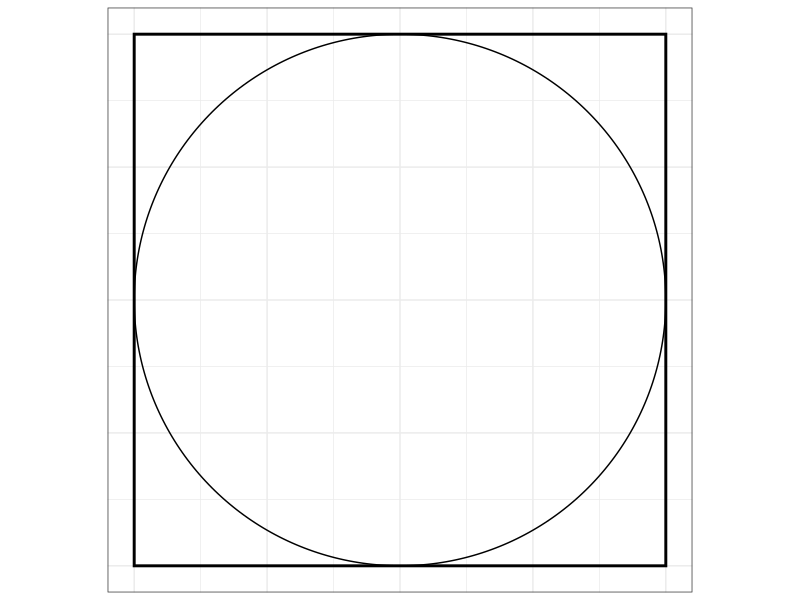
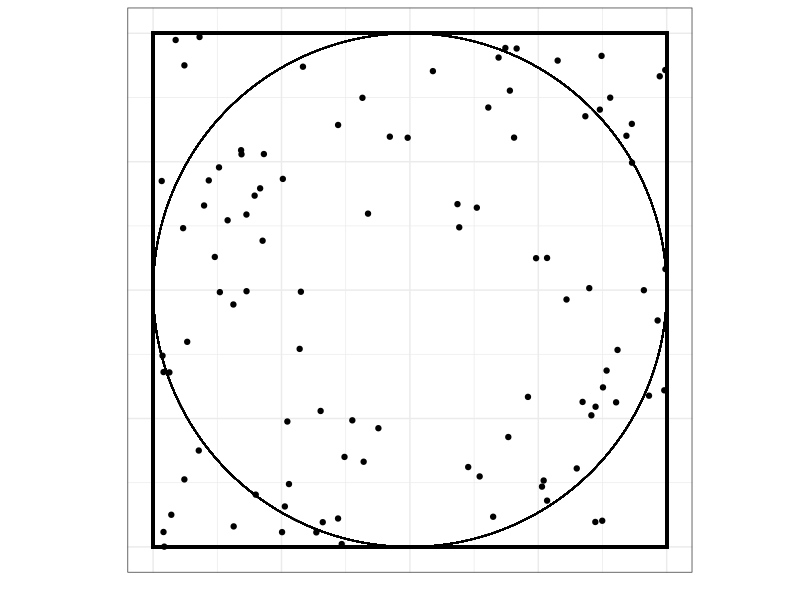
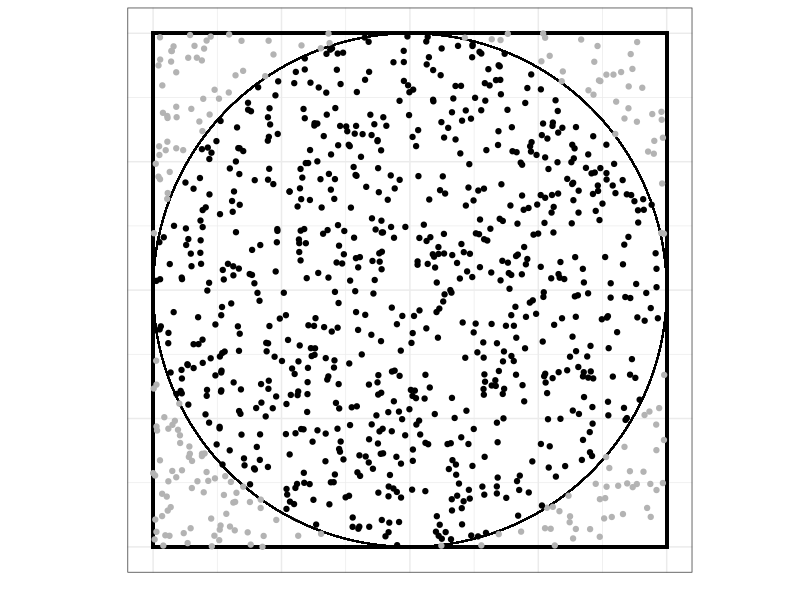

Generate these figures, in order, with R:
## ---- chunk 1
knitr::opts_chunk$set(echo = FALSE, eval = TRUE, message = FALSE, warning = FALSE)
## ---- chunk 2
library(tidyverse)
theme_set(theme_bw())
library(ggforce)
## ---- chunk 3
ggplot() +
  geom_rect(aes(xmin = -.5, xmax = .5, ymin = -.5, ymax = .5), color = "black", alpha = 0, linewidth = 1) +
  geom_circle(aes(x0 = 0, y0 = 0, r = .5)) +
  guides(x = "none", y = "none") +
  coord_fixed()
## ---- chunk 4
tibble(x = runif(100, -.5, .5),
       y = runif(100, -.5, .5)) %>% 
ggplot() +
  geom_rect(aes(xmin = -.5, xmax = .5, ymin = -.5, ymax = .5), color = "black", alpha = 0, linewidth = 1) +
  geom_circle(aes(x0 = 0, y0 = 0, r = .5)) +
  geom_point(aes(x, y)) +
  guides(x = "none", y = "none") +
  labs(x = "", y = "") +
  coord_fixed()
## ---- chunk 5
tibble(x = runif(1000, -.5, .5),
       y = runif(1000, -.5, .5),
       d = sqrt(x^2 + y^2),
       incirc = ifelse(d <= .5, TRUE, FALSE)) %>% 
ggplot() +
  geom_rect(aes(xmin = -.5, xmax = .5, ymin = -.5, ymax = .5), color = "black", alpha = 0, linewidth = 1) +
  geom_circle(aes(x0 = 0, y0 = 0, r = .5)) +
  geom_point(aes(x, y, color = incirc)) +
  guides(x = "none", y = "none", color = "none") +
  labs(x = "", y = "") +
  coord_fixed() +
  scale_color_manual(values = c(`TRUE` = "black", `FALSE` = "gray70"))
